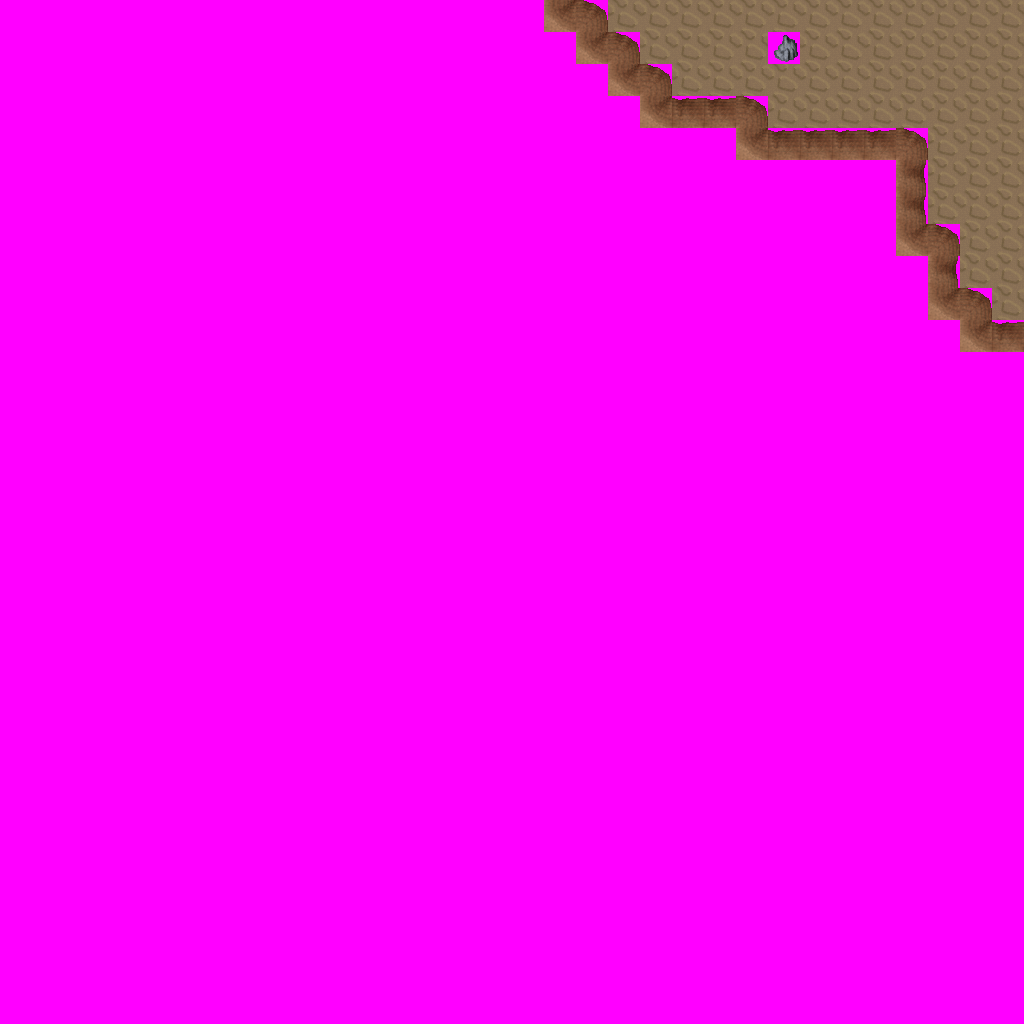

Rendered tile map (Tiled .tmx) drawn with the repository's tilesets; below, a short description and the map source with its tile grids summarised:
An orthogonal 32x32 tile map with 32x32 px tiles, 6 tile layers (Ground, Objects, Above, Walkable, ...), 4 tilesets and 6 objects (3x newmap, from_west_0, from_south_0, from_south_1).

<map version="1.0" orientation="orthogonal" width="32" height="32" tilewidth="32" tileheight="32">
 <tileset firstgid="1" name="ground_brown" tilewidth="32" tileheight="32">
  <image source="../drawable/ground_brown.png" width="160" height="32" />
 </tileset>
 <tileset firstgid="6" name="ground_rock_rocks_2" tilewidth="32" tileheight="32">
  <image source="../drawable/ground_rock_rocks_2.png" width="64" height="64" />
 </tileset>
 <tileset firstgid="10" name="building_wall_int_sandstone" tilewidth="32" tileheight="32">
  <image source="../drawable/building_wall_int_sandstone.png" width="96" height="160" />
 </tileset>
 <tileset firstgid="25" name="walkable_sentinel" tilewidth="32" tileheight="32">
  <image source="../drawable/walkable_sentinel.png" width="32" height="32" />
 </tileset>
 <layer name="Ground" width="32" height="32">
  <data>[1024 cells, 1024 non-empty, 2 distinct tile ids]</data>
 </layer>
 <layer name="Objects" width="32" height="32">
  <data>[1024 cells, 0 non-empty, 0 distinct tile ids]</data>
 </layer>
 <layer name="Above" width="32" height="32">
  <data>[1024 cells, 0 non-empty, 0 distinct tile ids]</data>
 </layer>
 <layer name="Walkable" width="32" height="32">
  <data>[1024 cells, 967 non-empty, 1 distinct tile ids]</data>
 </layer>
 <layer name="Objects_stendhal" width="32" height="32">
  <data>[1024 cells, 26 non-empty, 5 distinct tile ids]</data>
 </layer>
 <layer name="Objects_stendhal2" width="32" height="32">
  <data>[1024 cells, 0 non-empty, 0 distinct tile ids]</data>
 </layer>
 <objectgroup name="Mapevents" width="32" height="32">
  <object name="exit_east_0" type="newmap" x="992" y="0" width="32" height="320">
   <properties>
    <property name="map" value="level_1_amazon_tunnel_e_x1_y3" />
    <property name="place" value="from_east_0" />
   </properties>
  </object>
  <object name="exit_north_0" type="newmap" x="608" y="0" width="224" height="32">
   <properties>
    <property name="map" value="level_1_amazon_tunnel_e_x0_y2" />
    <property name="place" value="from_north_0" />
   </properties>
  </object>
  <object name="exit_north_1" type="newmap" x="864" y="0" width="160" height="32">
   <properties>
    <property name="map" value="level_1_amazon_tunnel_e_x0_y2" />
    <property name="place" value="from_north_1" />
   </properties>
  </object>
 </objectgroup>
 <objectgroup name="Spawn" width="32" height="32">
  <object name="from_west_0" x="992" y="160" width="32" height="32" />
  <object name="from_south_0" x="704" y="0" width="32" height="32" />
  <object name="from_south_1" x="928" y="0" width="32" height="32" />
 </objectgroup>
 <objectgroup name="Keys" width="32" height="32" />
 <objectgroup name="Replace" width="32" height="32" />
</map>
